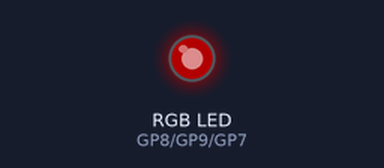
A program run on a simulated Raspberry Pi Pico running MicroPython. Parts: an RGB LED mixed from three pins (HIGH = lit). Dim RGB values are drawn brighter than linear.

Above: at 0.8 s.
At 2.9 s:
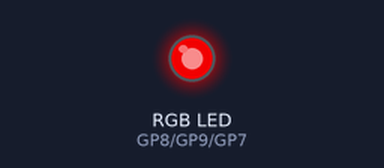
At 5.0 s:
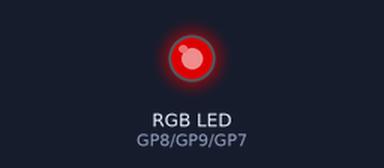
At 11.3 s:
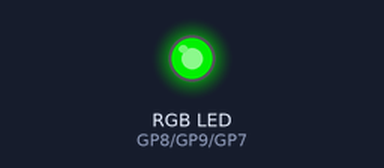
At 16.2 s:
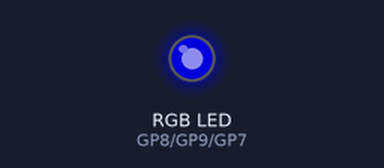
At 21.3 s:
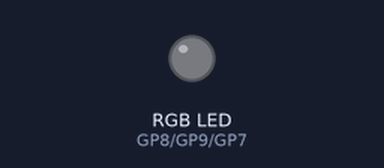
Timing chart, 0 to 22.0 s (numbered marks = the images above):
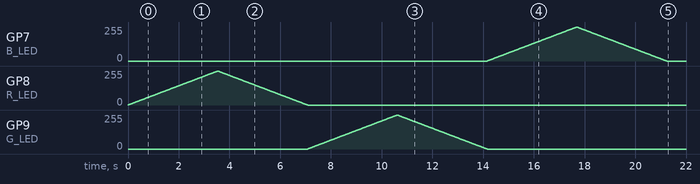

Measured:
- by itself, GP7 (B_LED), GP8 (R_LED), GP9 (G_LED): rises from 0/255 to 255/255 in 3.5 s, then falls to 0/255 in 3.5 s

The program:

rgb-led_pwm.py
```python
import time                      # Importing the time class
from machine import Pin, PWM     # Import the Pin and PWM class from the machine module.

# pwd_f  = pwm0.freq()           # get current frequency
# pwm_dy = pwm0.duty_u16()       # get current duty cycle, range 0-65535
# pwm8.deinit()                  # turn off PWM on the pin

R_LED = PWM(Pin(8))              # create PWM object from a pin
R_LED.freq(1000)                 # set frequency

G_LED = PWM(Pin(9))
G_LED.freq(1000)

B_LED = PWM(Pin(7))
B_LED.freq(1000)

while True:
    for i in range(0, 65536):
        time.sleep_us(20)        # sleep for 20 microseconds
        R_LED.duty_u16(i)        # set duty cycle, range 0-65535
    for i in range(0, 65536):
        time.sleep_us(20)
        R_LED.duty_u16(65535-i)

    for i in range(0, 65536):
        time.sleep_us(20)
        G_LED.duty_u16(i)
    for i in range(0, 65536):
        time.sleep_us(20)
        G_LED.duty_u16(65535-i)

    for i in range(0, 65536):
        time.sleep_us(20)
        B_LED.duty_u16(i)
    for i in range(0, 65536):
        time.sleep_us(20)
        B_LED.duty_u16(65535-i)

    time.sleep_ms(1000)
```
